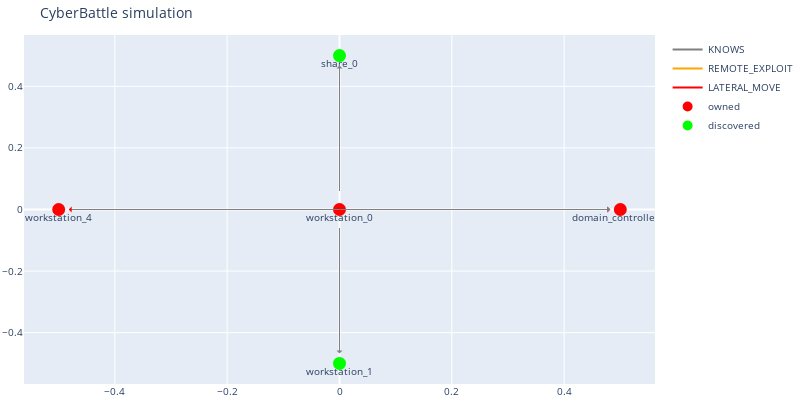

Notebook code cell kept with this figure:
### Code cell
c2.connect_and_infect("workstation_0", "domain_controller_1", "AD", "dc_1")
dbg.plot_discovered_network()
c2.print_all_attacks()

### Figure 1 — Plotly figure (JSON) as saved in the notebook; plotly's stock layout.template omitted (floating-point values rounded to 4 significant figures)
{"data": [{"line": {"color": "gray"}, "mode": "lines", "name": "KNOWS", "type": "scatter", "x": [0], "y": [0]}, {"line": {"color": "orange"}, "mode": "lines", "name": "REMOTE_EXPLOIT", "type": "scatter", "x": [0], "y": [0]}, {"line": {"color": "red"}, "mode": "lines", "name": "LATERAL_MOVE", "type": "scatter", "x": [0], "y": [0]}, {"hoverinfo": "text", "marker": {"color": "#D32F2E", "line": {"color": "rgb(255,0,0)", "width": 8}, "size": 5, "symbol": "circle-dot"}, "mode": "markers+text", "name": "owned", "text": ["workstation_0", "domain_controller_1", "workstation_4"], "textposition": "bottom center", "type": "scatter", "x": [0, 0.5, -0.5], "y": [0, 7.451e-09, -3.626e-08]}, {"hoverinfo": "text", "marker": {"color": "#0e9d00", "line": {"color": "rgb(0,255,0)", "width": 8}, "size": 5, "symbol": "circle-dot"}, "mode": "markers+text", "name": "discovered", "text": ["share_0", "workstation_1"], "textposition": "bottom center", "type": "scatter", "x": [-1.59e-08, 1.192e-08], "y": [0.5, -0.5]}], "layout": {"annotations": [{"align": "center", "arrowcolor": "red", "arrowhead": 1, "arrowsize": 1, "arrowwidth": 1, "ax": 0, "axref": "x", "ay": 0, "ayref": "y", "hovertext": "LATERAL_MOVE", "opacity": 1, "showarrow": true, "standoff": 10, "startstandoff": 10, "x": 0.5, "xref": "x", "y": 7.451e-09, "yref": "y"}, {"align": "center", "arrowcolor": "gray", "arrowhead": 1, "arrowsize": 1, "arrowwidth": 1, "ax": 0, "axref": "x", "ay": 0, "ayref": "y", "hovertext": "KNOWS", "opacity": 1, "showarrow": true, "standoff": 10, "startstandoff": 10, "x": -1.59e-08, "xref": "x", "y": 0.5, "yref": "y"}, {"align": "center", "arrowcolor": "gray", "arrowhead": 1, "arrowsize": 1, "arrowwidth": 1, "ax": 0, "axref": "x", "ay": 0, "ayref": "y", "hovertext": "KNOWS", "opacity": 1, "showarrow": true, "standoff": 10, "startstandoff": 10, "x": 0, "xref": "x", "y": 0, "yref": "y"}, {"align": "center", "arrowcolor": "red", "arrowhead": 1, "arrowsize": 1, "arrowwidth": 1, "ax": 0, "axref": "x", "ay": 0, "ayref": "y", "hovertext": "LATERAL_MOVE", "opacity": 1, "showarrow": true, "standoff": 10, "startstandoff": 10, "x": -0.5, "xref": "x", "y": -3.626e-08, "yref": "y"}, {"align": "center", "arrowcolor": "gray", "arrowhead": 1, "arrowsize": 1, "arrowwidth": 1, "ax": 0, "axref": "x", "ay": 0, "ayref": "y", "hovertext": "KNOWS", "opacity": 1, "showarrow": true, "standoff": 10, "startstandoff": 10, "x": 1.192e-08, "xref": "x", "y": -0.5, "yref": "y"}, {"align": "center", "arrowcolor": "gray", "arrowhead": 1, "arrowsize": 1, "arrowwidth": 1, "ax": -0.5, "axref": "x", "ay": -3.626e-08, "ayref": "y", "hovertext": "KNOWS", "opacity": 1, "showarrow": true, "standoff": 10, "startstandoff": 10, "x": 0.5, "xref": "x", "y": 7.451e-09, "yref": "y"}], "autosize": false, "font": {"size": 10}, "height": 400, "hovermode": "closest", "margin": {"b": 15, "l": 2, "r": 2, "t": 35}, "showlegend": true, "title": {"text": "CyberBattle simulation"}, "width": 800, "xaxis": {"autorange": true, "range": [-0.5618, 0.5618], "type": "linear"}, "yaxis": {"autorange": true, "range": [-0.5668, 0.5668], "type": "linear"}}}
